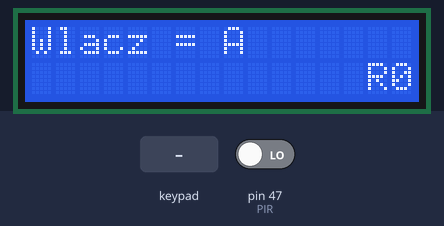
A sketch run on a simulated Arduino Mega 2560, built with avr-gcc and run on an emulated ATmega2560. Shown: 16×2 character LCD. Inputs (shaded band) come from the test bench; at power-on: pin 47 (PIR) LOW.

Above: at 1.2 s.
1.3 s: key 'A' pressed
At 3.0 s:
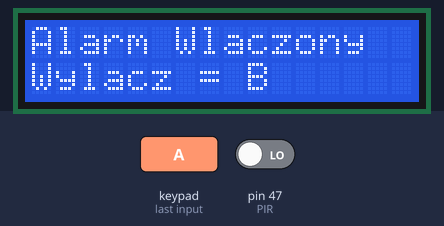
3.8 s: pin 47 (PIR) driven HIGH
At 5.1 s:
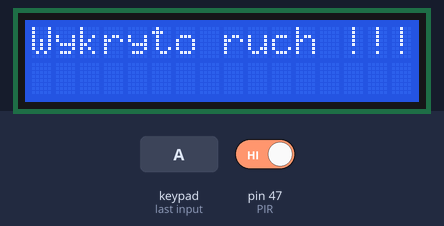
6.8 s: key 'B' pressed
At 7.9 s:
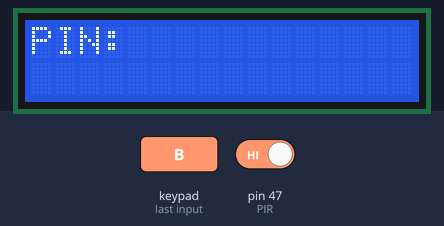
8.5 s: keypad keys 1 2 3 4 pressed 0.4 s apart
At 10.7 s:
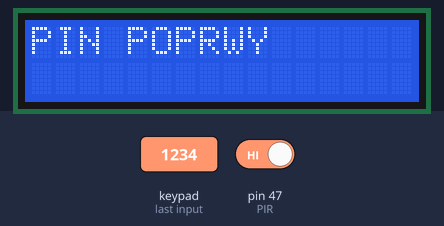
13.1 s: keypad keys 1 2 3 4 A pressed 0.4 s apart
At 15.5 s:
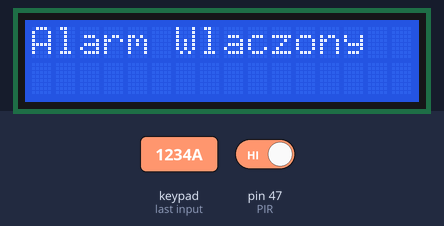
18.1 s: pin 47 (PIR) driven LOW
At 18.92 s:
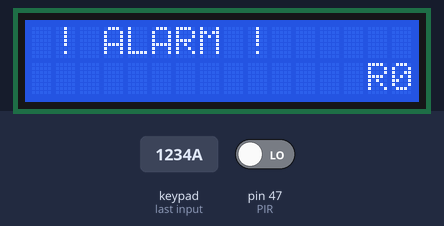
Timing chart, 0 to 21.1 s (numbered marks = the images above; inputs shaded):
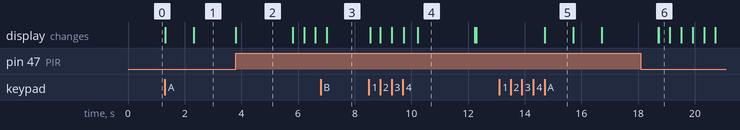

The sketch:

lcd_klawiatura_czruchu_alarm2.ino
```cpp
#include <LiquidCrystal.h> //Dołączenie bilbioteki
#include <Keypad.h> //biblioteka od klawiatury

#define PIR 47 //czujnik ruchu

LiquidCrystal lcd(2, 3, 4, 5, 6, 7); //Informacja o podłączeniu nowego wyświetlacza
const byte ROWS = 4; // ile wierszy
const byte COLS = 4; //ile kolumn
byte rowPins[ROWS] = {45, 43, 41, 39}; //piny wierszy
byte colPins[COLS] = {37, 35, 33, 31}; //piny kolumn
char keys[ROWS][COLS] = { //mapowanie klawiatury
  {'1', '2', '3', 'A'},
  {'4', '5', '6', 'B'},
  {'7', '8', '9', 'C'},
  {'*', '0', '#', 'D'}
};
Keypad klaw = Keypad( makeKeymap(keys), rowPins, colPins, ROWS, COLS ); //inicjalizacja klawiatury

int pinAlarmuPozycja = 1;
char pinCyfra1 = '1';
char pinCyfra2 = '2';
char pinCyfra3 = '3';
char pinCyfra4 = '4';
char klawisz = klaw.getKey();

void setup() {
  lcd.begin(16, 2); //Deklaracja typu
  pinMode(PIR, INPUT_PULLUP);
  //Serial.begin(9600); //Ustawienie prędkości transmisji
}
volatile int stanAlarmu = 1;
volatile int ruch = 0, zruch = 1;
volatile int pozk = 4;
volatile int zp = 1;
volatile int czas = 0;
volatile int zmp = 0;

void loop() {
  switch (stanAlarmu) { //Wykonywania akcji odpowiedniej dla danego stanu
    case 1:
      //Czuwanie
      lcd.setCursor(0, 0);
      lcd.print("Wlacz = A");
      //lcd.blink(); //Włącznie kursora
      pinAlarmuPozycja = 1;
      czas = 0;
      klawisz = klaw.getKey();
      if (klawisz == 'A') {
        stanAlarmu = 2;
        lcd.clear();
        lcd.setCursor(0, 0);
        lcd.print("Alarm Wlaczony");
        delay(1000);
        lcd.setCursor(0, 1);
        lcd.print("Wylacz = B");
        delay(1000);
      }
      break;

    case 2:
      //Monitorowanie
      klawisz = klaw.getKey();
      if (klawisz == 'B') {
        stanAlarmu = 3;
        czas = 0;
        lcd.clear();
      } else if (digitalRead(PIR) == HIGH) {
        lcd.clear();
        lcd.setCursor(0, 0);
        lcd.print("Wykryto ruch !!!");
        delay(2000);
        stanAlarmu = 4;
        lcd.clear();
        pozk = 0;
      } else {
      }
      break;

    case 3:
      //Rozbrajanie
      lcd.setCursor(0, 0);
      lcd.print("PIN:");
      klawisz = klaw.getKey();
      if (klawisz) {
        //Czy kolejna podana cyfra jest poprawna?
        if (pinAlarmuPozycja == 1 && klawisz == pinCyfra1) { //Jesli sprawdzamy 1 pozycje PINu
          pinAlarmuPozycja++; //Cyfra poprawna, mozna sprawdzic na kolejna
          pozk = 5;
          lcd.setCursor(pozk, 0);
          lcd.print(klawisz);
        } else if (pinAlarmuPozycja == 2 && klawisz == pinCyfra2) { //Jesli sprawdzamy 2 pozycje PINu
          pinAlarmuPozycja++; //Cyfra poprawna, mozna sprawdzic na kolejna
          lcd.setCursor(++pozk, 0);
          lcd.print(klawisz);
        } else if (pinAlarmuPozycja == 3 && klawisz == pinCyfra3) { //Jesli sprawdzamy 3 pozycje PINu
          pinAlarmuPozycja++; //Cyfra poprawna, mozna sprawdzic na kolejna
          lcd.setCursor(++pozk, 0);
          lcd.print(klawisz);
        } else if (pinAlarmuPozycja == 4 && klawisz == pinCyfra4) { //Jesli sprawdzamy 4 pozycje PINu
          lcd.setCursor(++pozk, 0);
          lcd.print(klawisz);
          delay(500);
          lcd.clear();
          lcd.setCursor(0, 0);
          lcd.print("PIN POPRWY");
          delay(2000);
          lcd.clear();
          stanAlarmu = 1; //Wszystkie 4 cyfry kodu sa poprawne
        } else {
          lcd.setCursor(0, 0);
          lcd.print("BLEDNY PIN !!!");
          delay(2000);
          lcd.clear();
          stanAlarmu = 4; //Blad w kodzie PIN - wlacz alarm
        }
      }
      czas++;
      delay(50);
      if (czas > 200) {
        stanAlarmu = 4;
        lcd.setCursor(0, 0);
        lcd.print("PRZEKROCZONY CZAS");
        delay(1000);
        lcd.clear();
      }
      break;

    case 4:
      //Sygnalizacja alarmu
      czas = 0;
      pinAlarmuPozycja = 1;
      if (pozk >= 7 ) {
        zp = -1;
      } else if (pozk <= 0 ) {
        zp = 1;
      }
      lcd.setCursor(pozk = pozk + zp, 0);
      lcd.print("! ALARM !");
      delay(400);
      klawisz = klaw.getKey();
      if (klawisz == 'B') {
        stanAlarmu = 3;
        lcd.clear();
      }
      break;
  }

  if (digitalRead(PIR) == HIGH) {
    ruch = 1;
  } else {
    ruch = 0;
  }
  if (ruch == zruch) {
    zruch = 0;
  } else {
    zruch = 1;
  }
  if (zruch == 1) {
    //lcd.clear();
    if (ruch == 1) {
      lcd.setCursor(14, 1);
      //lcd.print("Wykrycie ruchu");
      lcd.print("R1");
    } else {
      lcd.setCursor(14, 1);
      lcd.print("R0");
    }
  }
  zruch = ruch;
  //lcd.setCursor(13, 1);
  //lcd.print(zmp++);
  //if (zmp > 999) zmp = 0;
}
```

Measured:
- after the input at 1.3 s, the display: first changes at once (image 1 shows a later state)
- after the input at 3.8 s, the display: changes at once (image 2)
- after the input at 6.8 s, the display: first changes after 0.21 s (image 3 shows a later state)
- after the input at 8.5 s, the display: first changes after 0.05 s (image 4 shows a later state)
- after the input at 13.1 s, the display: changes after 1.6 s (image 5)
- after the input at 18.1 s, the display: first changes after 0.62 s (image 6 shows a later state)
- what the display in image 2 shows lasts 2.0 s, from 3.8 s to 5.8 s
